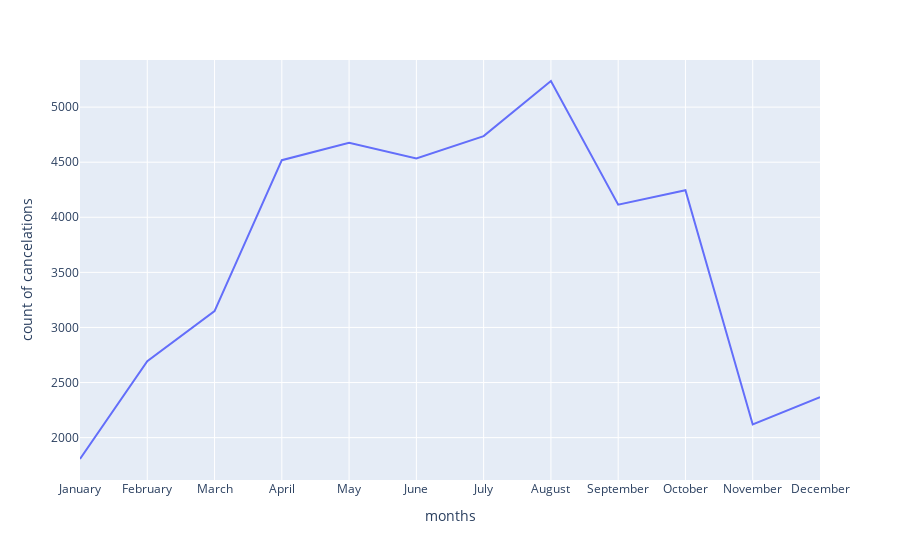

Here is the notebook cell this chart was saved with:
### Code cell
px.line(final_cancelations, x = "months" , y = "count of cancelations")

### Figure 1 — Plotly figure (JSON) as saved in the notebook; plotly's stock layout.template omitted (floating-point values rounded to 4 significant figures)
{"data": [{"hovertemplate": "months=%{x}<br>count of cancelations=%{y}<extra></extra>", "legendgroup": "", "line": {"color": "#636efa", "dash": "solid"}, "mode": "lines", "name": "", "orientation": "v", "showlegend": false, "type": "scatter", "x": ["January", "February", "March", "April", "May", "June", "July", "August", "September", "October", "November", "December"], "xaxis": "x", "y": [1806, 2693, 3148, 4518, 4677, 4534, 4737, 5237, 4115, 4246, 2120, 2368], "yaxis": "y"}], "layout": {"legend": {"tracegroupgap": 0}, "margin": {"t": 60}, "xaxis": {"anchor": "y", "domain": [0, 1], "title": {"text": "months"}}, "yaxis": {"anchor": "x", "domain": [0, 1], "title": {"text": "count of cancelations"}}}}
